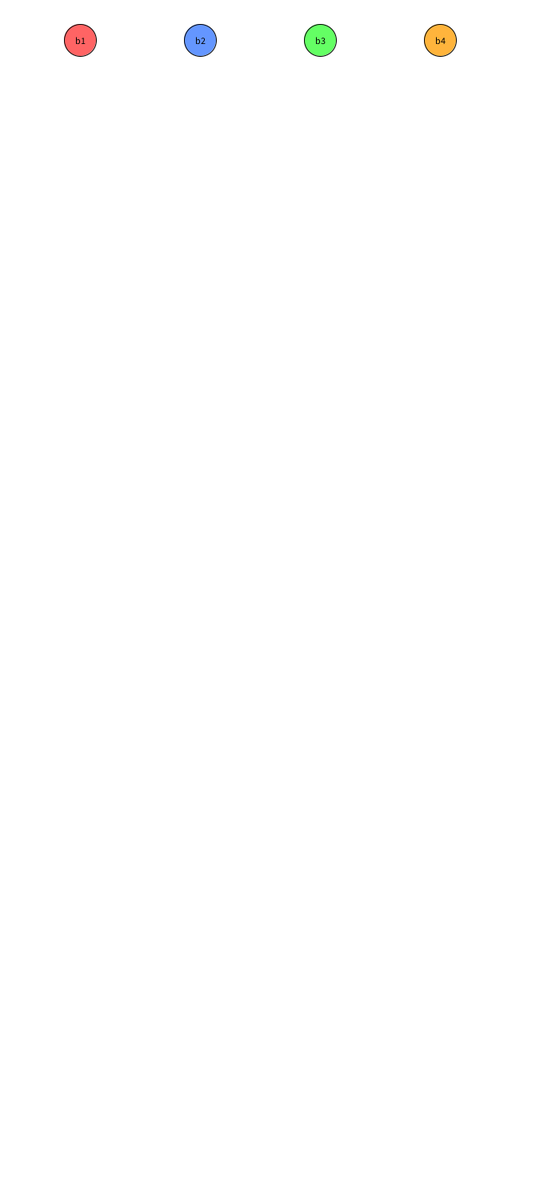
Frame 1 (no input)
Frame 60 (the mouse pressed at the canvas centre just before this capture): identical to frame 1, image omitted
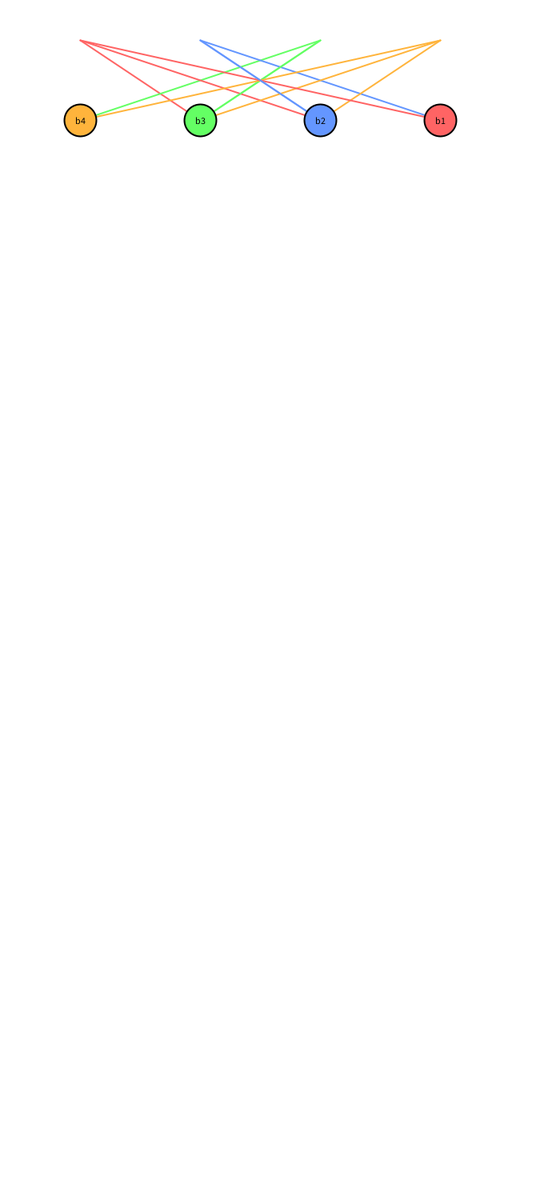
Frame 120 (the mouse held since frame 60 and released just before this capture)

The Processing sketch that drew these frames (run headless with seeded random() and noise(); from frame 60 on, the mouse is pressed at the canvas centre):

// Processing sketch: bobbin_lace_rao
// ── bobbin_lace_rao.pde
//class Bobbin {
//  String name;
//  color col;
//  float xPos;
//  float yPos;

//  Bobbin(String name, color col, float x, float y) {
//    this.name = name;
//    this.col = col;
//    this.xPos = x;
//    this.yPos = y;
//  }

//  void drawBobbin() {
//    stroke(0);
//    fill(col);
//    ellipse(xPos, yPos, 40, 40);
//    fill(0);
//    textAlign(CENTER, CENTER);
//    text(name, xPos, yPos);
//  }
//}


//ArrayList<Bobbin> bobbins = new ArrayList<>();
//float[] xSlots = {100, 250, 400, 550};  // spaced out more
//float yStep = 100;
//int step = 0;
//int maxSteps = 100;
//int moveDelay = 20;

//void setup() {
//  size(700, 1500);
//  frameRate(10);
//  initBobbins();
//}

//void draw() {
//  background(255);

//  // Draw trails
//  for (Bobbin b : bobbins) {
//    b.drawTrail();
//  }

//  // Draw bobbins
//  for (Bobbin b : bobbins) {
//    b.drawBobbin();
//  }

//  // Perform torchon every few frames
//  if (frameCount % moveDelay == 0 && step < maxSteps) {
//    performTorchon();
//    step++;
//  }
//}

//void initBobbins() {
//  bobbins.clear();
//  color[] colors = {
//    color(255, 100, 100),   // red
//    color(100, 150, 255),   // blue
//    color(100, 255, 100),   // green
//    color(255, 180, 60)     // orange
//  };

//  for (int i = 0; i < 4; i++) {
//    bobbins.add(new Bobbin("b" + (i + 1), colors[i], xSlots[i], 50));
//  }
//}

//void performTorchon() {
//  // Move bobbins down before swapping
//  for (Bobbin b : bobbins) {
//    b.updatePosition(b.xPos, b.yPos + yStep);
//  }

//  // Cross 1: 1 <-> 2
//  swap(1, 2);
//  // Twist 1: 0<->1, 2<->3
//  swap(0, 1);
//  swap(2, 3);
//  // Cross 2: 1 <-> 2
//  swap(1, 2);
//  // Twist 2: 0<->1, 2<->3
//  swap(0, 1);
//  swap(2, 3);

//  // Update x positions to match new indices
//  for (int i = 0; i < 4; i++) {
//    bobbins.get(i).xPos = xSlots[i];
//  }
//}

//void swap(int i, int j) {
//  Bobbin temp = bobbins.get(i);
//  bobbins.set(i, bobbins.get(j));
//  bobbins.set(j, temp);
//}

class Bobbin {
  String name;
  color col;
  float xPos;
  float yPos;

  Bobbin(String name, color col, float x, float y) {
    this.name = name;
    this.col = col;
    this.xPos = x;
    this.yPos = y;
  }

  void drawBobbin() {
    stroke(0);
    fill(col);
    ellipse(xPos, yPos, 40, 40);
    fill(0);
    textAlign(CENTER, CENTER);
    text(name, xPos, yPos);
  }
}

class ThreadSegment {
  PVector start;
  PVector end;
  color col;

  ThreadSegment(PVector start, PVector end, color col) {
    this.start = start;
    this.end = end;
    this.col = col;
  }

  void drawSegment() {
    stroke(col);
    strokeWeight(2);
    line(start.x, start.y, end.x, end.y);
  }
}

ArrayList<Bobbin> bobbins = new ArrayList<>();
ArrayList<ThreadSegment> threadSegments = new ArrayList<>();

float[] xSlots = {100, 250, 400, 550};  // spaced like real lace
float yStep = 100;
int step = 0;
int maxSteps = 100;
int moveDelay = 60;

void setup() {
  size(700, 1500);
  frameRate(30);
  initBobbins();
}

void draw() {
  background(255);

  // Draw all thread segments
  for (ThreadSegment t : threadSegments) {
    t.drawSegment();
  }

  // Draw current bobbins
  for (Bobbin b : bobbins) {
    b.drawBobbin();
  }

  // Perform one move every moveDelay frames
  if (frameCount % moveDelay == 0 && step < maxSteps) {
    performTorchon();
    step++;
  }
}

void initBobbins() {
  bobbins.clear();
  color[] colors = {
    color(255, 100, 100),   // red
    color(100, 150, 255),   // blue
    color(100, 255, 100),   // green
    color(255, 180, 60)     // orange
  };

  for (int i = 0; i < 4; i++) {
    bobbins.add(new Bobbin("b" + (i + 1), colors[i], xSlots[i], 50));
  }
}

void performTorchon() {
  // Move bobbins downward (final yPos)
  for (Bobbin b : bobbins) {
    b.yPos += yStep;
  }

  // Cross 1: 1 <-> 2
  swapAndDraw(1, 2);

  // Twist 1: 0<->1, 2<->3
  swapAndDraw(0, 1);
  swapAndDraw(2, 3);

  // Cross 2: 1 <-> 2
  swapAndDraw(1, 2);

  // Twist 2: 0<->1, 2<->3
  swapAndDraw(0, 1);
  swapAndDraw(2, 3);

  // Snap bobbin x-positions to their visual slots
  for (int i = 0; i < 4; i++) {
    bobbins.get(i).xPos = xSlots[i];
  }
}

void swapAndDraw(int i, int j) {
  Bobbin a = bobbins.get(i);
  Bobbin b = bobbins.get(j);

  // Store current positions before swap
  PVector aStart = new PVector(a.xPos, a.yPos - yStep);
  PVector bStart = new PVector(b.xPos, b.yPos - yStep);

  // Target positions (swap destinations)
  PVector aEnd = new PVector(xSlots[j], a.yPos);
  PVector bEnd = new PVector(xSlots[i], b.yPos);

  // Add threads to list
  threadSegments.add(new ThreadSegment(aStart, aEnd, a.col));
  threadSegments.add(new ThreadSegment(bStart, bEnd, b.col));

  // Swap in list
  bobbins.set(i, b);
  bobbins.set(j, a);
}
